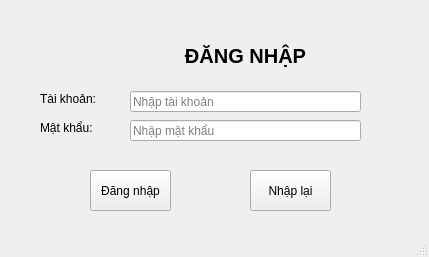
<?xml version="1.0" encoding="UTF-8"?>
<ui version="4.0">
 <class>MainWindow</class>
 <widget class="QMainWindow" name="MainWindow">
  <property name="geometry">
   <rect>
    <x>0</x>
    <y>0</y>
    <width>429</width>
    <height>257</height>
   </rect>
  </property>
  <property name="windowTitle">
   <string>MainWindow</string>
  </property>
  <widget class="QWidget" name="centralwidget">
   <widget class="QLabel" name="label_2">
    <property name="geometry">
     <rect>
      <x>40</x>
      <y>90</y>
      <width>81</width>
      <height>16</height>
     </rect>
    </property>
    <property name="text">
     <string>Tài khoản:</string>
    </property>
    <property name="alignment">
     <set>Qt::AlignBottom|Qt::AlignLeading|Qt::AlignLeft</set>
    </property>
   </widget>
   <widget class="QLineEdit" name="taikhoan">
    <property name="geometry">
     <rect>
      <x>130</x>
      <y>91</y>
      <width>231</width>
      <height>21</height>
     </rect>
    </property>
    <property name="text">
     <string/>
    </property>
    <property name="echoMode">
     <enum>QLineEdit::Normal</enum>
    </property>
    <property name="cursorPosition">
     <number>0</number>
    </property>
    <property name="placeholderText">
     <string>Nhập tài khoản</string>
    </property>
   </widget>
   <widget class="QLineEdit" name="password">
    <property name="geometry">
     <rect>
      <x>130</x>
      <y>120</y>
      <width>231</width>
      <height>21</height>
     </rect>
    </property>
    <property name="text">
     <string/>
    </property>
    <property name="echoMode">
     <enum>QLineEdit::Password</enum>
    </property>
    <property name="placeholderText">
     <string>Nhập mật khẩu</string>
    </property>
   </widget>
   <widget class="QLabel" name="label">
    <property name="geometry">
     <rect>
      <x>80</x>
      <y>30</y>
      <width>331</width>
      <height>51</height>
     </rect>
    </property>
    <property name="font">
     <font>
      <pointsize>15</pointsize>
      <weight>75</weight>
      <bold>true</bold>
     </font>
    </property>
    <property name="text">
     <string>ĐĂNG NHẬP</string>
    </property>
    <property name="alignment">
     <set>Qt::AlignCenter</set>
    </property>
   </widget>
   <widget class="QPushButton" name="login">
    <property name="geometry">
     <rect>
      <x>90</x>
      <y>170</y>
      <width>81</width>
      <height>41</height>
     </rect>
    </property>
    <property name="text">
     <string>Đăng nhập</string>
    </property>
   </widget>
   <widget class="QLabel" name="label_3">
    <property name="geometry">
     <rect>
      <x>40</x>
      <y>120</y>
      <width>81</width>
      <height>16</height>
     </rect>
    </property>
    <property name="text">
     <string>Mật khẩu:</string>
    </property>
   </widget>
   <widget class="QPushButton" name="again">
    <property name="geometry">
     <rect>
      <x>250</x>
      <y>170</y>
      <width>81</width>
      <height>41</height>
     </rect>
    </property>
    <property name="text">
     <string>Nhập lại</string>
    </property>
   </widget>
  </widget>
  <widget class="QMenuBar" name="menubar">
   <property name="geometry">
    <rect>
     <x>0</x>
     <y>0</y>
     <width>429</width>
     <height>26</height>
    </rect>
   </property>
  </widget>
  <widget class="QStatusBar" name="statusbar"/>
 </widget>
 <resources/>
 <connections/>
</ui>
